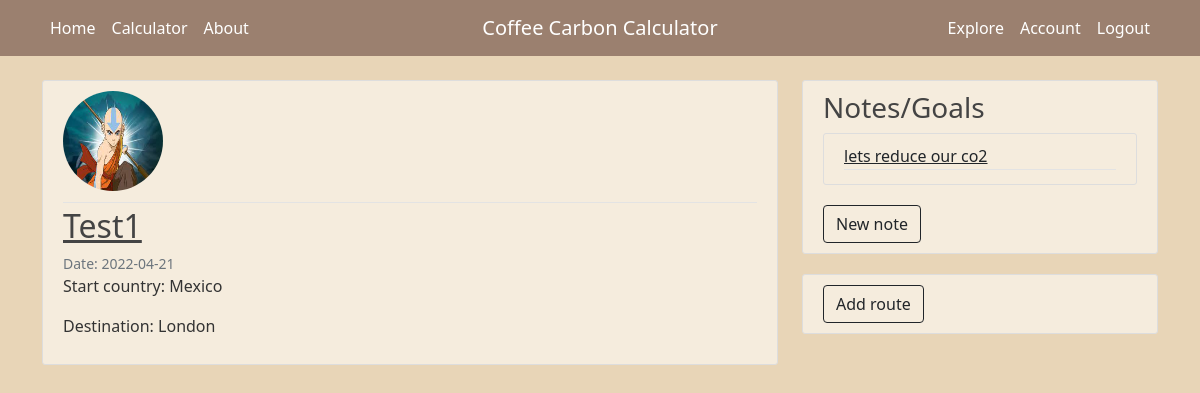
Page / (signed in) on the earlier database version.
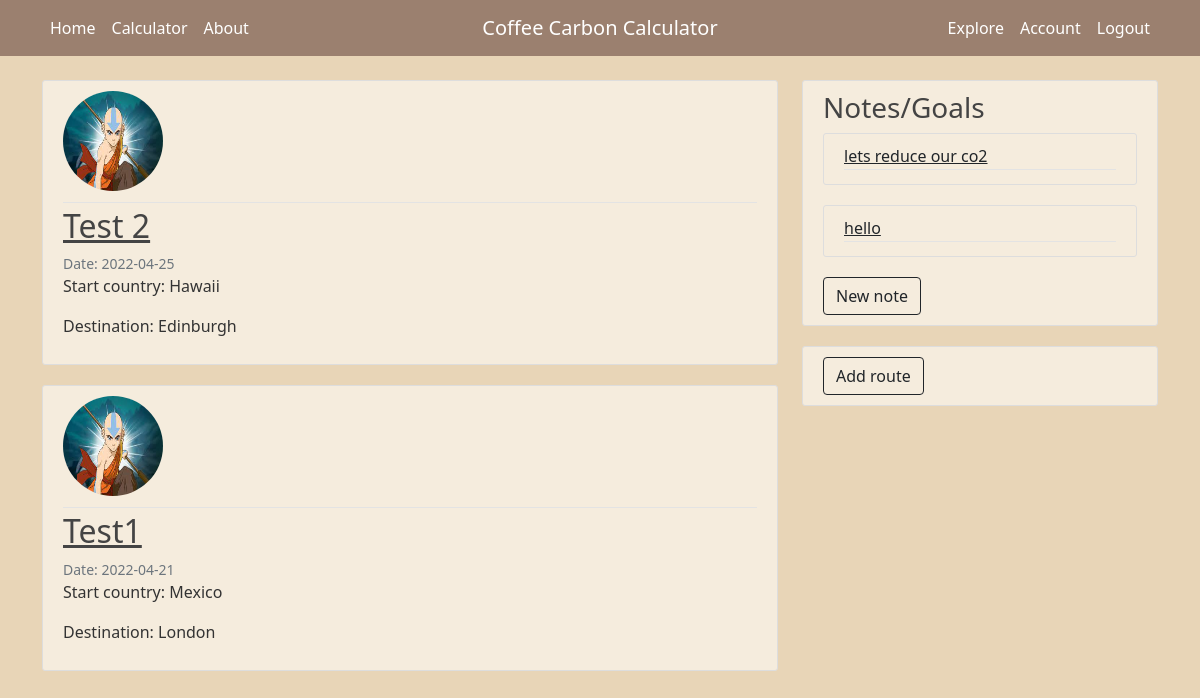
Same page on the later database version.
### coffeeCalc/models.py (models this page shows, shortened)
class Post(db.Model):
    id = db.Column(db.Integer, primary_key=True)
    title = db.Column(db.String(100), nullable=False)
    start_country = db.Column(db.String(100), nullable=False)
    origin_to_port_distance = db.Column(db.String(100), nullable=False)
    end_location = db.Column(db.String(100), nullable=False)
    port_to_client_distance = db.Column(db.String(100), nullable=False)
    weight = db.Column(db.String(100), nullable = False)
    carbon_cost = db.Column(db.String(100), nullable=True)
    date = db.Column(db.DateTime, nullable=False, default=datetime.utcnow)
    user_id = db.Column(db.Integer, db.ForeignKey('user.id'), nullable=False)

class Note(db.Model):
    id = db.Column(db.Integer, primary_key=True)
    content = db.Column(db.Text, nullable=False)
    note_user_id = db.Column(db.Integer, db.ForeignKey('user.id'), nullable=False)

### coffeeCalc/routes.py (the view)
@app.route("/")
def home():
    if current_user.is_authenticated:
        posts = Post.query.filter_by(user_id=current_user.id).all()
        posts.reverse()
        notes = Note.query.filter_by(note_user_id=current_user.id).all()
        profile_image = url_for('static', filename='profile_images/' + current_user.image_file)
        return render_template('home.html', posts = posts, notes = notes, profile_image=profile_image)
    return sign_up()

### coffeeCalc/models.py (called while the page is built)
@login_manager.user_loader
def load_user(user_id):
    return User.query.get(int(user_id))

### coffeeCalc/templates/home.html
{% extends "layout.html" %} {% block content%} {% for post in posts%}
<article class="media content-section">
  <div class="media-body">
    <div class="article-metadata">
      <img class="rounded-circle account-img" src="{{ profile_image }}" />
    </div>
    <h2>
      <a class="article-title" href="{{ url_for('post', post_id=post.id) }}"
        >{{ post.title }}</a
      >
    </h2>
    <small class="text-muted">Date: {{ post.date.strftime('%Y-%m-%d') }}</small>
    <br>
    <p class="article-content">Start country: {{ post.start_country }}</p>
    <p class="article-content">Destination: {{ post.end_location }}</p>
  </div>
</article>
{% endfor %} {% endblock content %}

### coffeeCalc/templates/layout.html (shortened to what this page needs)
<html>
  <head>
    <link
      href="https://cdn.jsdelivr.net/npm/bootstrap@5.1.3/dist/css/bootstrap.min.css"
      rel="stylesheet"
    />
    <link
      rel="stylesheet"
      type="text/css"
      href="{{ url_for('static', filename = 'main.css')}}"
    />
  </head>
  <body>
    <header class="site-header">
      <nav class="navbar navbar-expand-md cc-nav fixed-top">
        <div class="container">
          <div class="collapse navbar-collapse w-100 order-1 order-md-0 dual-collapse2" id="navbarToggle">
            <div class="navbar-nav mr-auto">
              <a class="nav-item nav-link" href="{{ url_for('home') }}">Home</a>
              <a class="nav-item nav-link" href="{{ url_for('calculation') }}">Calculator</a>
              <a class="nav-item nav-link" href="{{ url_for('about') }}">About</a>
            </div>
          </div>
          <div class="mx-auto order-0">
            <a class="navbar-brand mx-auto" style="color: #ffffff;" href="/">Coffee Carbon Calculator</a>
          </div>
          <div class="navbar-collapse collapse w-100 order-3 dual-collapse2">
            <div class="navbar-nav ms-auto">
              {% if current_user.is_authenticated %}
              <a
              class="nav-item nav-link" href="{{ url_for('explore_users') }}"
               >Explore</a
              >
              <a
                class="nav-item nav-link" href="{{ url_for('account', user_id=current_user.id) }}"
                >Account</a
              >
              <a class="nav-item nav-link" href="{{ url_for('logout') }}"
                >Logout</a
              >
              {% endif %}
            </div>
        </div>
        </div>
      </nav>
    </header>
    <main role="main" class="container">
      <div class="row">
        <div class="col-md-8">
           {% block content %}{% endblock
          %}
        </div>
        <div class="col-md-4">
          <div class="content-section">
            <h3>Notes/Goals</h3>
            {% for note in notes%}
             <article class="media content-section">
              <div class="media-body">
                <div class="article-metadata">
                <a class="link-dark" href="{{ url_for('note', note_id=note.id) }}">{{ note.content }}</a>
              </article>
            {% endfor %}
          {% if current_user.is_authenticated %}
          <a class="btn btn-outline-dark" href="{{ url_for('new_note') }}" role = "button">New note</a>
          {% endif %}
          </div>
          <div class="content-section">
            <a class="btn btn-outline-dark" href="{{ url_for('new_post') }}" role = "button">Add route</a>
          </div>
        </div>
      </div>
    </main>
  </body>
</html>

### coffeeCalc/static/main.css (style rules this page uses)
body { background: #e8d5b7; color: #333333; margin-top: 5rem; }
h1, h2, h3, h4, h5, h6 { color: #444444; }
.site-header .navbar-nav .nav-link { color: #ffffff; }
.content-section { background: #f5ecdd; padding: 10px 20px; border: 1px solid #dddddd; border-radius: 3px; margin-bottom: 20px; }
.article-title { color: #444444; }
.article-content { white-space: pre-line; }
.article-metadata { padding-bottom: 1px; margin-bottom: 4px; border-bottom: 1px solid #e3e3e3; }
.account-img { height: 100px; width: 100px; margin-right: 20px; margin-bottom: 10px; }
.cc-nav { background-color: #9b806f; color: #5da597; }

Differences in the rows shown:
added Post: title "Test 2", date "2022-04-25", start_country "Hawaii", end_location "Edinburgh"
added Note: content "hello"
